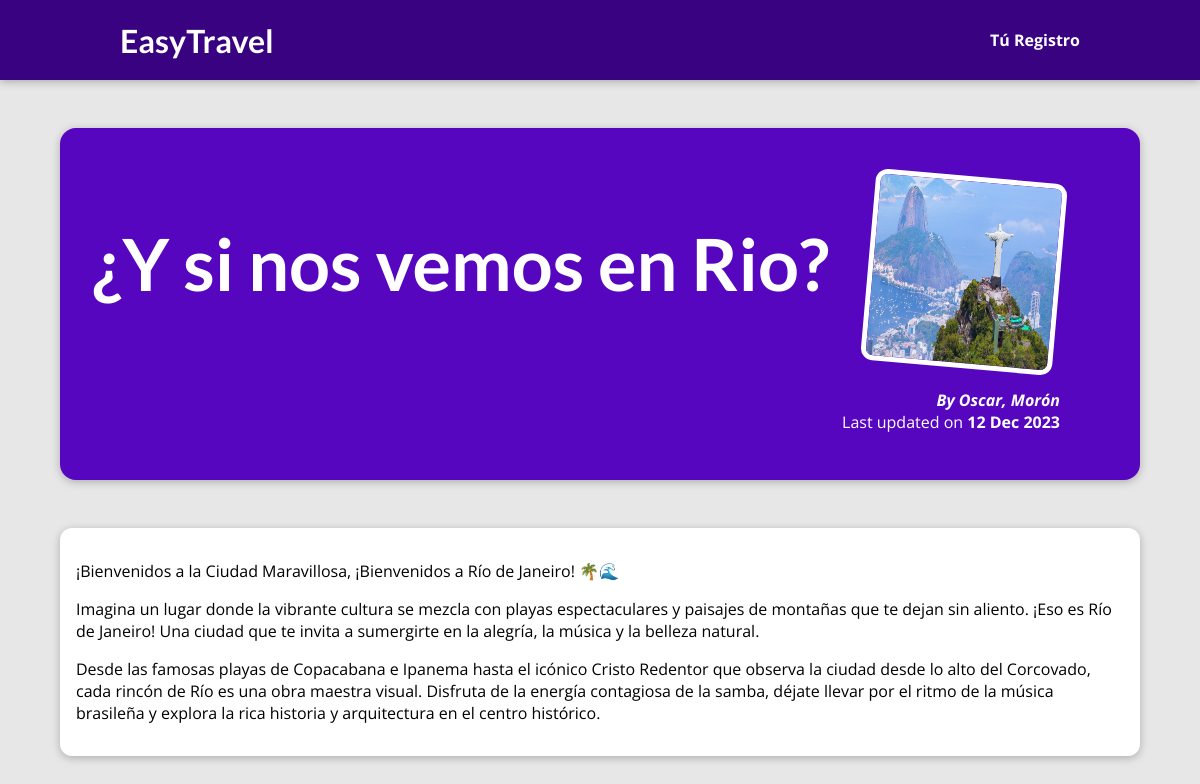
/posts/y-si-nos-vemos-en-brasil, run on the app's committed database.
### blog/models.py (models this page shows)
class Post(models.Model):
    title = models.CharField(max_length=150)
    excerpt = models.CharField(max_length=200)
    image_name = models.CharField(max_length=100)
    date = models.DateField(auto_now=True)
    slug = models.SlugField(unique=True, db_index=True)
    content = models.TextField(validators=[MinLengthValidator(10)])
    author = models.ForeignKey(
        Author, on_delete=models.SET_NULL, null=True, related_name="posts"
    )
    tags = models.ManyToManyField(Tag)

class Author(models.Model):
    first_name = models.CharField(max_length=100)
    last_name = models.CharField(max_length=100)
    email_address = models.EmailField()
    def __str__(self):
        return f"{self.first_name}, {self.last_name}"

### blog/views.py (the view)
# urls.py: path("posts/<slug:slug>", views.post_detail, name="post-detail-page"),
def post_detail(request, slug):
    identified_post = get_object_or_404(Post, slug=slug)
    return render(request, "blog/post-detail.html", {"post": identified_post})

### blog/templates/blog/post-detail.html (shortened to what this page needs)
{% extends "base.html" %}
{% load static %}
{% block css_files %}
    <link rel="stylesheet" href="{% static "blog/post-detail.css" %} "/>
{% endblock  %}
{% block content %}
    <section id="summary">
        <h2>{{post.title}}</h2>
        <article>
            <img src="{% static "blog/images/"|add:post.image_name %}" alt="{{post.title}}"/>
            <address> By {{post.author}}</address>
            <div>
                Last updated on <time>{{post.date|date:"d M Y"}}</time>
            </div>
        </article>
    </section>
    <main>
       {{post.content|linebreaks}}
    </main>
{% endblock  %}

### static/app.css (style rules this page uses)
* { box-sizing: border-box; }
html { font-family: 'Open Sans', 'Lato', sans-serif; }
body { margin: 0; }
h1, h2, h3 { font-family: 'Lato', sans-serif; font-weight: bold; }

### blog/static/blog/post-detail.css (style rules this page uses)
body { background-color: #e7e7e7; }
#summary { margin: 8rem auto 3rem auto; padding: 2rem; width: 90%; max-width: 90rem; border-radius: 16px; background-color: #5706c0; position: relative; box-shadow: 0 2px 8px rgba(0, 0, 0, 0.25); height: 22rem; }
#summary h2 { color: white; font-size: 4.5rem; }
#summary article { position: absolute; top: 2rem; right: 3rem; padding: 1rem 2rem; border-radius: 12px; text-align: right; color: white; }
#summary article img { width: 12rem; height: 12rem; border-radius: 12px; transform: rotateZ(5deg); border: 5px solid white; margin-bottom: 1rem; }
#summary address { font-weight: bold; }
#summary time { font-weight: bold; }
main { width: 90%; max-width: 90rem; margin: 3rem auto; background-color: white; padding: 1rem; border-radius: 12px; box-shadow: 0 2px 8px rgba(0, 0, 0, 0.25); }

### data on the page
Post: title "¿Y si nos vemos en Rio?", image_name (picture), author "Oscar, Morón", date "12 Dec 2023", content "¡Bienvenidos a la Ciudad Maravillosa, ¡Bienvenidos a Río de Janeiro! 🌴🌊 Imagina un lugar donde la vibrante cultura se mezcla con playas espectaculares y paisajes de montañas que te dejan sin aliento. ¡Eso es Río de Janeiro! Una ciudad que te invita a sumergirte en la alegría, la música y la belleza natural. Desde las famosas playas de Copacabana e Ipanema hasta el icónico Cristo Redentor que observa la ciudad desde lo alto del Corcovado, cada rincón de Río es una obra maestra visual. Disfruta de la energía contagiosa de la samba, déjate llevar por el ritmo de la música brasileña y explora la rica historia y arquitectura en el centro histórico."
